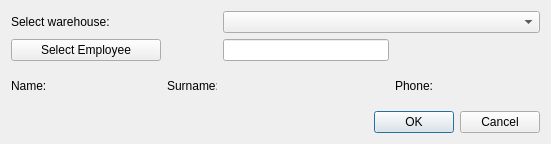
<?xml version="1.0" encoding="UTF-8"?>
<ui version="4.0">
 <class>CreateWarehouseEmployee</class>
 <widget class="QDialog" name="CreateWarehouseEmployee">
  <property name="geometry">
   <rect>
    <x>0</x>
    <y>0</y>
    <width>551</width>
    <height>144</height>
   </rect>
  </property>
  <property name="sizePolicy">
   <sizepolicy hsizetype="Fixed" vsizetype="Fixed">
    <horstretch>0</horstretch>
    <verstretch>0</verstretch>
   </sizepolicy>
  </property>
  <property name="windowTitle">
   <string>Create warehouse-employee relation</string>
  </property>
  <property name="locale">
   <locale language="English" country="UnitedStates"/>
  </property>
  <property name="modal">
   <bool>false</bool>
  </property>
  <layout class="QGridLayout" name="gridLayout">
   <property name="leftMargin">
    <number>11</number>
   </property>
   <property name="topMargin">
    <number>11</number>
   </property>
   <property name="rightMargin">
    <number>11</number>
   </property>
   <property name="bottomMargin">
    <number>11</number>
   </property>
   <item row="2" column="4">
    <widget class="QLabel" name="empPhoneLb">
     <property name="text">
      <string>Phone:</string>
     </property>
    </widget>
   </item>
   <item row="2" column="3">
    <widget class="QLabel" name="empSurnamePh">
     <property name="minimumSize">
      <size>
       <width>100</width>
       <height>0</height>
      </size>
     </property>
     <property name="font">
      <font>
       <family>Times New Roman</family>
       <pointsize>12</pointsize>
       <weight>75</weight>
       <italic>true</italic>
       <bold>true</bold>
      </font>
     </property>
     <property name="text">
      <string/>
     </property>
    </widget>
   </item>
   <item row="2" column="0">
    <widget class="QLabel" name="empNameLb">
     <property name="minimumSize">
      <size>
       <width>0</width>
       <height>0</height>
      </size>
     </property>
     <property name="maximumSize">
      <size>
       <width>16777215</width>
       <height>16777215</height>
      </size>
     </property>
     <property name="text">
      <string>Name:</string>
     </property>
    </widget>
   </item>
   <item row="2" column="1">
    <widget class="QLabel" name="empNamePh">
     <property name="minimumSize">
      <size>
       <width>100</width>
       <height>0</height>
      </size>
     </property>
     <property name="font">
      <font>
       <family>Times New Roman</family>
       <pointsize>12</pointsize>
       <weight>75</weight>
       <italic>true</italic>
       <bold>true</bold>
      </font>
     </property>
     <property name="text">
      <string/>
     </property>
    </widget>
   </item>
   <item row="2" column="2">
    <widget class="QLabel" name="empSurnameLb">
     <property name="minimumSize">
      <size>
       <width>50</width>
       <height>0</height>
      </size>
     </property>
     <property name="maximumSize">
      <size>
       <width>50</width>
       <height>16777215</height>
      </size>
     </property>
     <property name="text">
      <string>Surname:</string>
     </property>
    </widget>
   </item>
   <item row="2" column="5">
    <widget class="QLabel" name="empPhonePh">
     <property name="minimumSize">
      <size>
       <width>100</width>
       <height>0</height>
      </size>
     </property>
     <property name="font">
      <font>
       <family>Times New Roman</family>
       <pointsize>12</pointsize>
       <weight>75</weight>
       <italic>true</italic>
       <bold>true</bold>
      </font>
     </property>
     <property name="text">
      <string/>
     </property>
    </widget>
   </item>
   <item row="3" column="0" colspan="6">
    <layout class="QHBoxLayout" name="horizontalLayout">
     <item>
      <spacer name="horizontalSpacer">
       <property name="orientation">
        <enum>Qt::Horizontal</enum>
       </property>
       <property name="sizeHint" stdset="0">
        <size>
         <width>40</width>
         <height>20</height>
        </size>
       </property>
      </spacer>
     </item>
     <item>
      <widget class="QPushButton" name="okBtn">
       <property name="text">
        <string>OK</string>
       </property>
      </widget>
     </item>
     <item>
      <widget class="QPushButton" name="cancelBtn">
       <property name="text">
        <string>Cancel</string>
       </property>
      </widget>
     </item>
    </layout>
   </item>
   <item row="1" column="3">
    <widget class="QLineEdit" name="employeeEdit">
     <property name="readOnly">
      <bool>true</bool>
     </property>
    </widget>
   </item>
   <item row="1" column="0" colspan="2">
    <widget class="QPushButton" name="employeeBtn">
     <property name="minimumSize">
      <size>
       <width>150</width>
       <height>0</height>
      </size>
     </property>
     <property name="text">
      <string>Select Employee</string>
     </property>
    </widget>
   </item>
   <item row="0" column="0" colspan="2">
    <widget class="QLabel" name="warehouseLb">
     <property name="text">
      <string>Select warehouse:</string>
     </property>
    </widget>
   </item>
   <item row="0" column="3" colspan="3">
    <widget class="QComboBox" name="warehouseCmb"/>
   </item>
  </layout>
 </widget>
 <tabstops>
  <tabstop>warehouseCmb</tabstop>
  <tabstop>employeeBtn</tabstop>
  <tabstop>okBtn</tabstop>
  <tabstop>cancelBtn</tabstop>
  <tabstop>employeeEdit</tabstop>
 </tabstops>
 <resources/>
 <connections/>
</ui>
